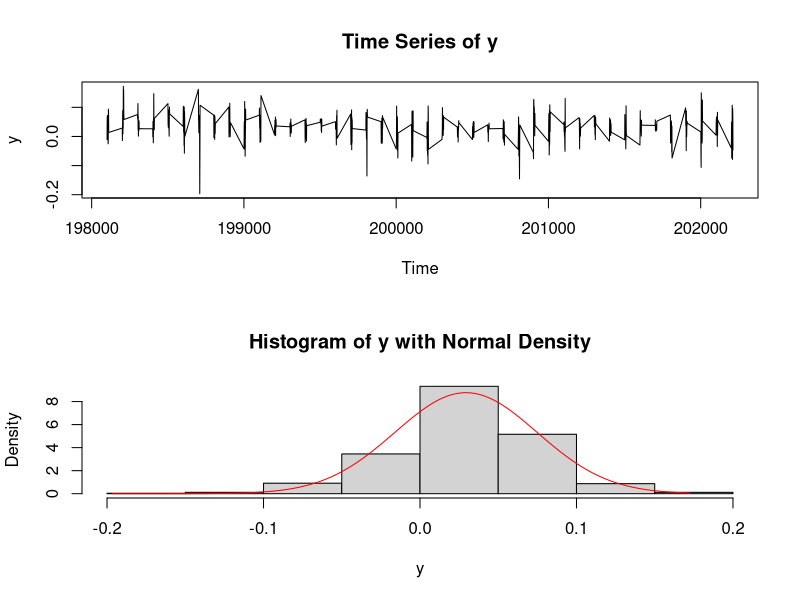
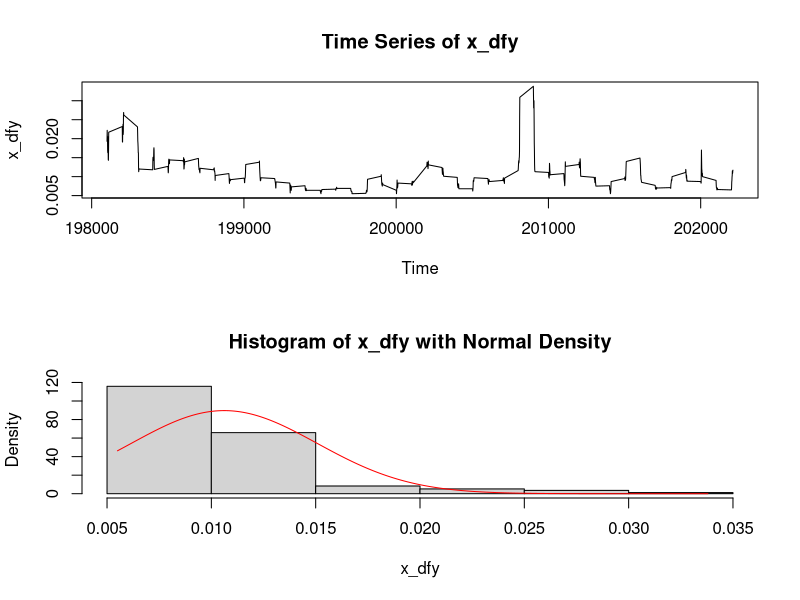
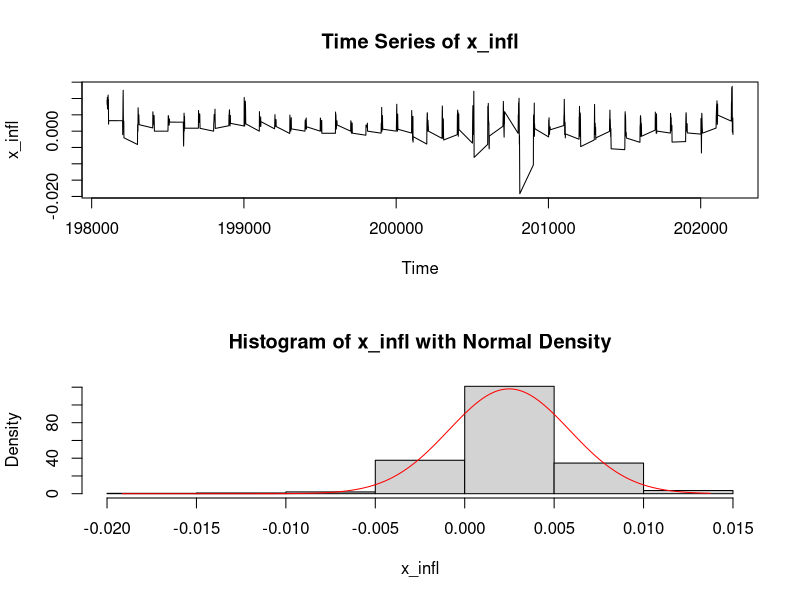
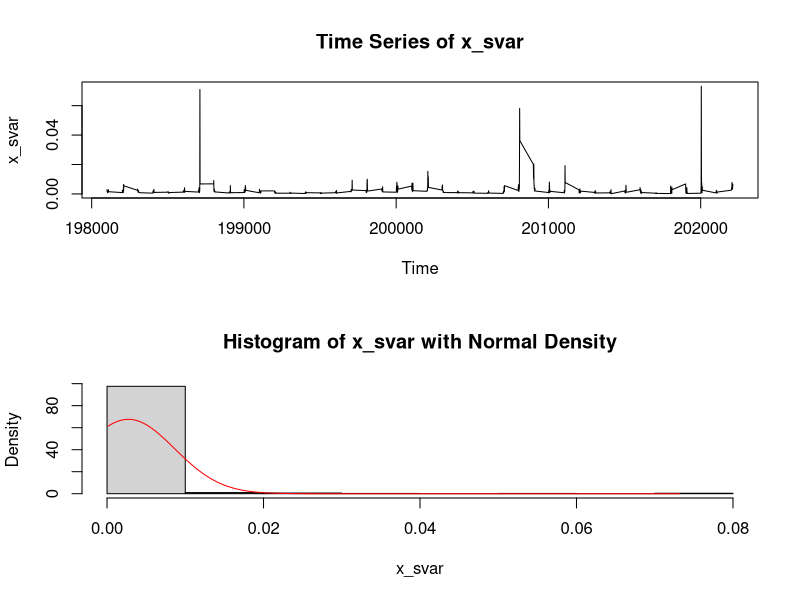
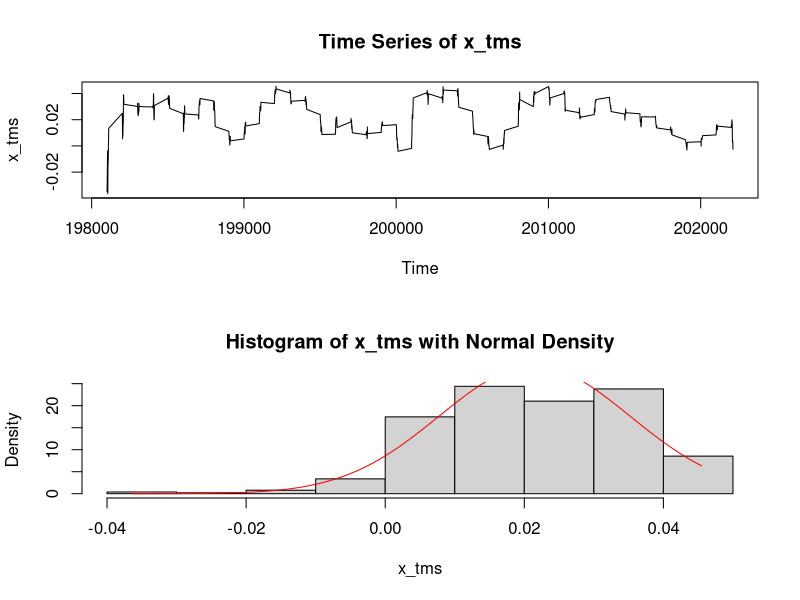
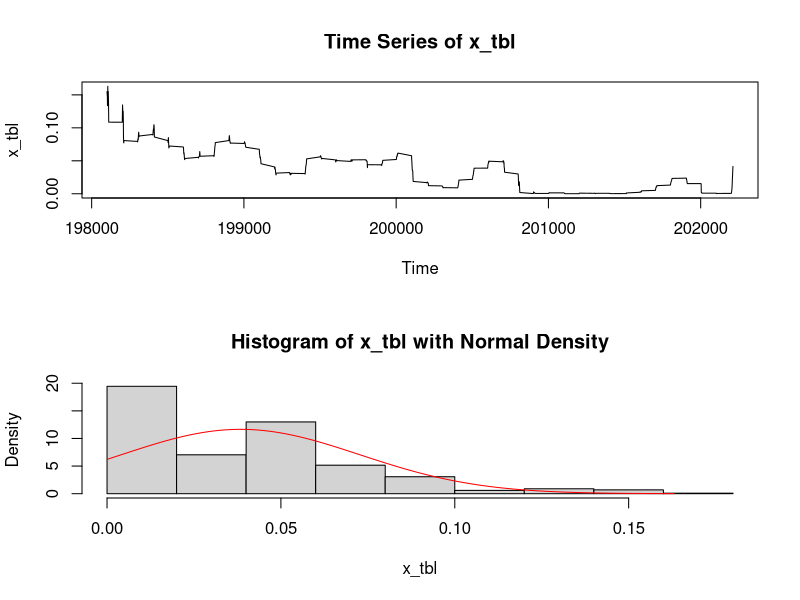
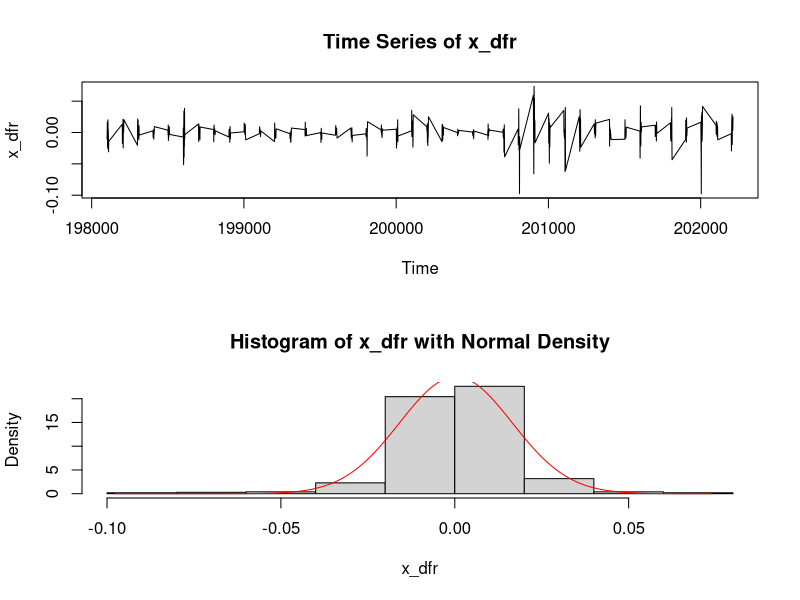
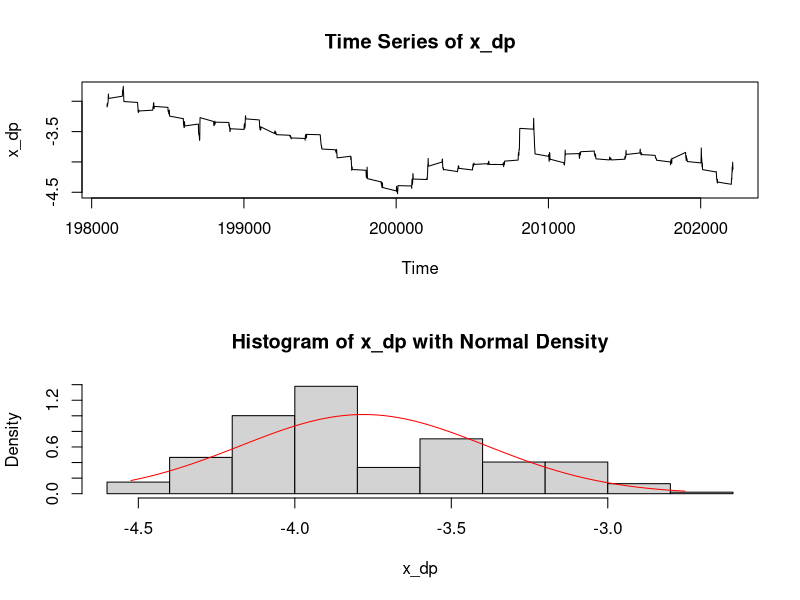

Recreate these plots in R, in order.
create_plots <- function(x, var_name) {
    MU <- mean(x)
    SD <- sd(x)
    pt_x <- seq(from = min(x), to = max(x), length.out = length(x))
    pt_y <- dnorm(pt_x, mean = MU, sd = SD)

    png(paste0("./plots/", var_name, ".png"), width = 600, height = 1000)
    par(mfrow = c(2, 1))
    
    # Plot time series
    plot(time, x, type = "l", main = paste("Time Series of", var_name), 
        xlab = "Time", ylab = var_name)
    
    # Plot histogram with estimated normal density
    hist(x, freq = FALSE, main = paste("Histogram of", var_name, "with Normal Density"),
        xlab = var_name)
    lines(pt_x, pt_y, col = "red")
    
    dev.off()
}

dt <- read.csv("./Equity_Premium.csv")
time <- dt$Time
y <- dt$y
x_dfy <- dt$x_dfy
x_infl <- dt$x_infl
x_svar <- dt$x_svar
x_tms <- dt$x_tms
x_tbl <- dt$x_tbl
x_dfr <- dt$x_dfr
x_dp <- dt$x_dp
x_ltr <- dt$x_ltr
x_ep <- dt$x_ep
x_bmr <- dt$x_bmr
x_ntis <- dt$x_ntis

# Q1. ===========================================================

# Create plots for all variables
variables <- list(y, x_dfy, x_infl, x_svar, x_tms, x_tbl, x_dfr, x_dp, x_ltr, x_ep, x_bmr, x_ntis)
var_names <- c("y", "x_dfy", "x_infl", "x_svar", "x_tms", "x_tbl", "x_dfr", "x_dp", "x_ltr", "x_ep", "x_bmr", "x_ntis")

for (i in 1:length(variables)) {
    create_plots(variables[[i]], var_names[i])
}